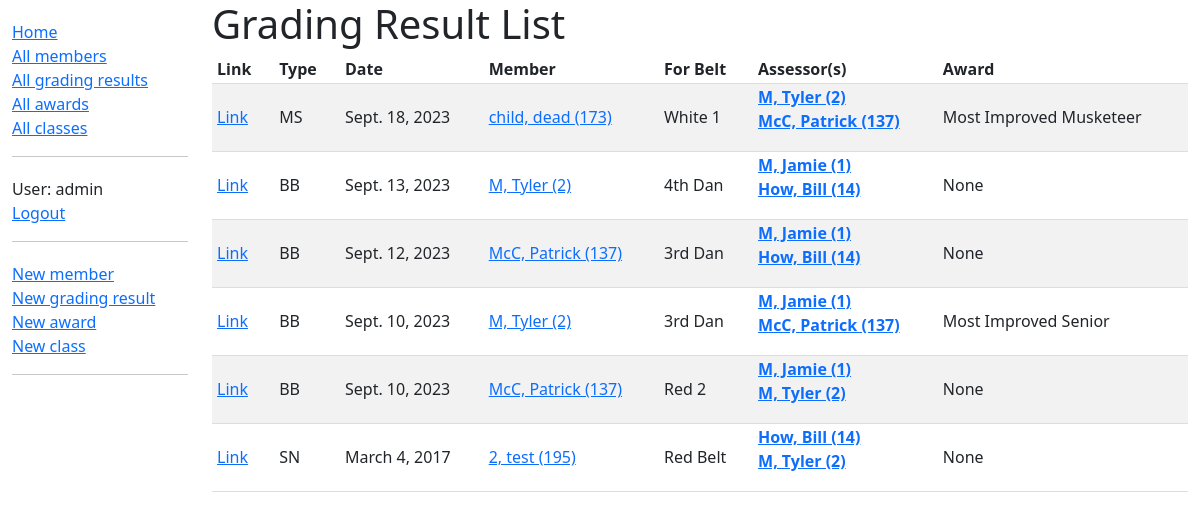
/dashboard/gradings/ (signed in), run on an earlier commit of the app's database.
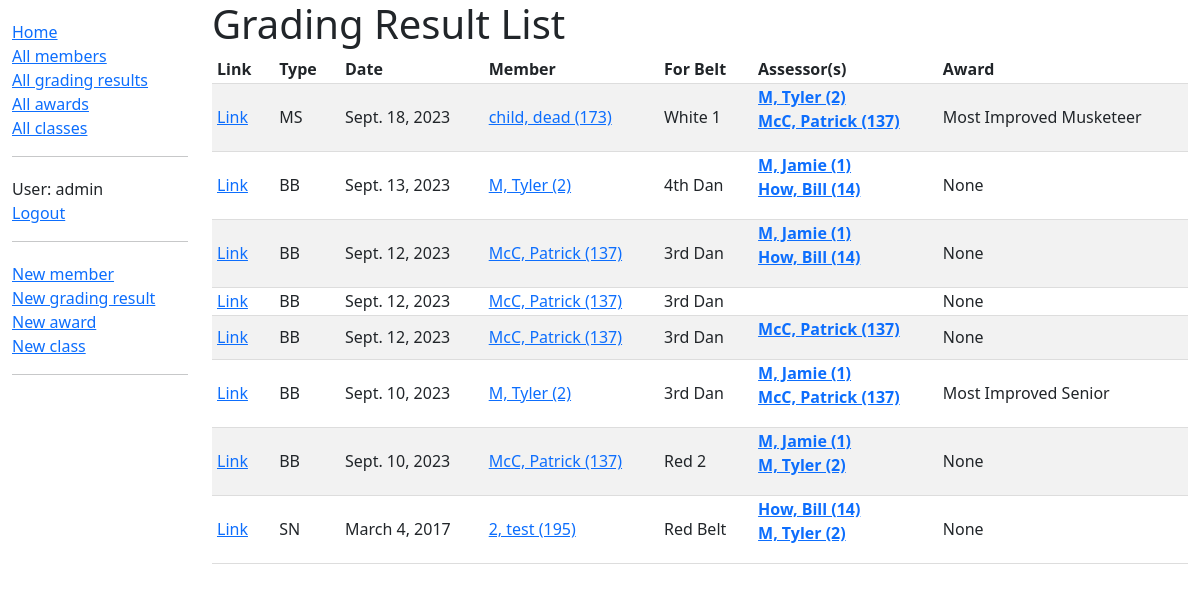
And on a later commit of the database.
### dashboard/models.py (models this page shows, shortened)
class GradingResult(models.Model):
    member = models.ForeignKey(Member, on_delete=models.RESTRICT, related_name='member2gradings')
    date = models.DateField()
    type = models.CharField(max_length=2, choices=GRADINGS)
    assessor = models.ManyToManyField(Member, help_text='Who assessed this particular grading?', related_name='assessor2gradings')
    forbelt = models.CharField(max_length=50, choices=BELT_CHOICES, verbose_name="For Belt")
    comments = models.CharField(max_length=200, blank=True)
    award = models.ForeignKey(Award, on_delete=models.RESTRICT, verbose_name='Award', null=True, blank=True)
    class Meta:
        ordering = ['-date', 'type', '-forbelt', 'member__idnumber']
    def get_absolute_url(self):
        return reverse('grading-result-detail', args=[str(self.id)])

class Member(models.Model):
    first_name = models.CharField(max_length=50)
    last_name = models.CharField(max_length=50)
    idnumber = models.SmallIntegerField(verbose_name="ID Number")
    address_line_1 = models.CharField(max_length=200, help_text="Street Number and Name", blank=True)
    address_line_2 = models.CharField(max_length=200, help_text="Suburb", blank=True)
    address_line_3 = models.CharField(max_length=4, help_text="Postcode", blank=True)
    date_of_birth = models.DateField()
    belt = models.CharField(max_length=50, choices=BELT_CHOICES, blank=True)
    email = models.EmailField()
    phone = models.CharField(max_length=100)
    team_leader_instructor = models.CharField(max_length=2, choices=TL_INST_RANKS, blank=True, verbose_name="Team Leader/Instructor")
    active = models.BooleanField(default=True)
    class Meta:
        ordering = ['-belt','idnumber']
    def __str__(self):
        return f'{self.last_name}, {self.first_name} ({self.idnumber})'
    def get_absolute_url(self):
        return reverse('member-detail', args=[str(self.id)])

class Award(models.Model):
    name = models.CharField(max_length=200)
    def __str__(self):
        return self.name

### dashboard/views.py (the view)
# urls.py: path('gradings/', views.GradingResultListView.as_view(), name='gradingresults'),
class GradingResultListView(LoginRequiredMixin, generic.ListView):
    model = GradingResult
    paginate_by = 15

### dashboard/templates/dashboard/gradingresult_list.html
{% extends "base_generic.html" %}
{% block content %}
  <h1>Grading Result List</h1>
  {% if gradingresult_list %}
  <table style="width: 100%;">
    <tr>
      <th>Link</th>
      <th>Type</th>
      <th>Date</th>
      <th>Member</th>
      <th>For Belt</th>
      <th>Assessor(s)</th>
      <th>Award</th>
    </tr>
    {% for gr in gradingresult_list %}
      <tr class="content">
        <td><a href="{{ gr.get_absolute_url }}">Link</a></td>
        <td>{{ gr.type }}</td>
        <td>{{ gr.date }}</td>
        <td><a href="{{ gr.member.get_absolute_url }}">{{ gr.member }}</a></td>
        <td>{{ gr.get_forbelt_display }}</td>
        <td>
          <dl>
          {% for a in gr.assessor.all %}
            <dt><a href="{{ a.get_absolute_url }}">{{ a }}</a></dt>
          {% endfor %}
          </dl>
        </td>
        <td>{{ gr.award }}</td>
      </tr>
    {% endfor %}
  </table>
  {% else %}
    <p>There are no grading results.</p>
  {% endif %}
{% endblock %}

What changed in the data, as far as the page shows it:
added GradingResult: type "BB", date "Sept. 12, 2023", member "McC, Patrick (137)", forbelt "3rd Dan", award "None"
added GradingResult: type "BB", date "Sept. 12, 2023", member "McC, Patrick (137)", forbelt "3rd Dan", award "None", Member (last_name+first_name+idnumber "McC, Patrick (137)")
